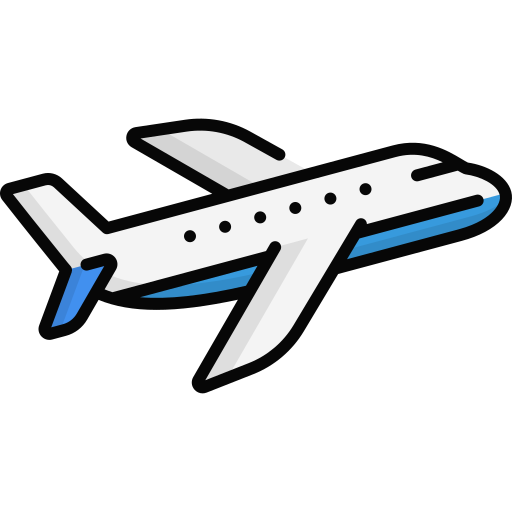
#> input picture flights/flights_icon.png, 512 x 512 px, found by its file name
$ python remove_flight.py   (older library calls are emulated)
#> lines starting #> are read from the running program, lines starting #| are printed output that depends on the picture
import tkinter as tk
from tkinter import PhotoImage, font, messagebox
from PIL import ImageTk, Image
import csv
from error_window import show_error_window

def remove_flight():
    def validate_entries(*args):
        takeoff = takeoff_country_entry.get()
        landing = landing_country_entry.get()
        if takeoff and landing:
            remove_button.config(state="normal")
        else:
            remove_button.config(state="disabled")

    flights = tk.Toplevel()
    flights.title("Remove Flight")

    # Set the icon photo for the Toplevel window
    image = Image.open("flights/flights_icon.png")
#> image is the input picture: PIL image 512x512 RGBA; mean R, G, B, A 152.8, 154.6, 155.9, 64.9
    icon = ImageTk.PhotoImage(image)
    flights.iconphoto(False, icon)

    flights.geometry('800x600')
    flights.configure(bg='white')

    # Load the top image
    top_image = Image.open('flights/flight.png')
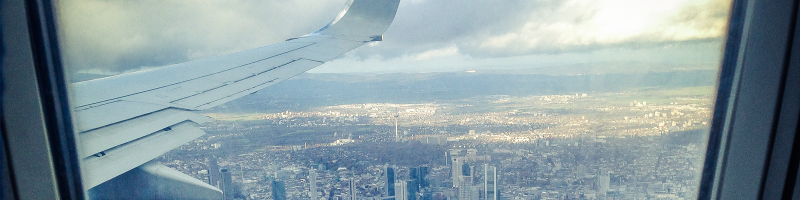
#> input picture flights/flight.png, 1600 x 400 px, found by its file name (shown at 1/2 size)
#> top_image is the input picture: PIL image 1600x400 RGBA; mean R, G, B, A 140.2, 158.4, 163.4, 255
    top_image = top_image.resize((1400, 300), Image.ANTIALIAS)
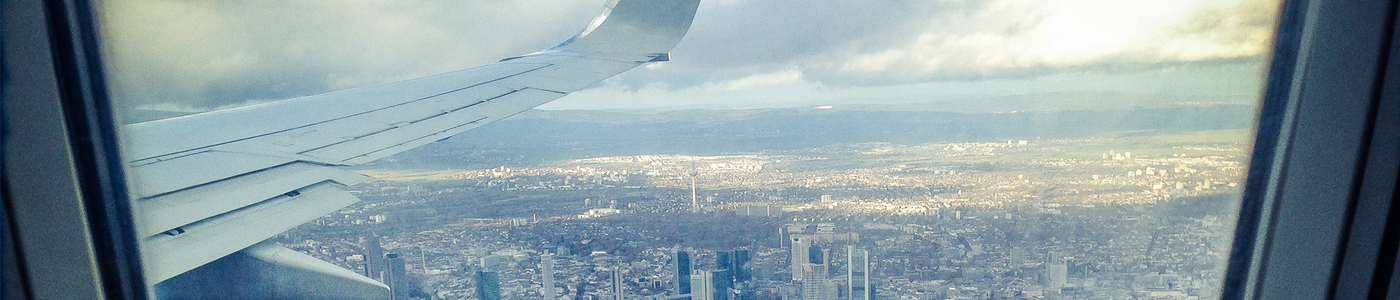
#> top_image: PIL image 1400x300 RGBA; mean R, G, B, A 140.2, 158.4, 163.4, 255; transparent parts drawn white
    top_image = ImageTk.PhotoImage(top_image)

    header_label = tk.Label(flights, image=top_image, bg='white')
    header_label.image = top_image
    header_label.grid(row=0, column=0, columnspan=2)

    # Custom font for welcome message
    custom_font = font.Font(family="Helvetica", size=18, weight="bold")

    welcome_label = tk.Label(flights, text="Remove a Flight", font=custom_font, bg="white", fg="#00B2EE")
    welcome_label.grid(row=1, column=0, columnspan=2, pady=20)

    # Create labels and entry widgets for flight information
    takeoff_country_label = tk.Label(flights, text="Takeoff Country", fg="#00B2EE", bg="white")
    takeoff_country_label.grid(row=2, column=0, padx=10, pady=5, sticky='w')

    takeoff_country_entry = tk.Entry(flights, bg='white')
    takeoff_country_entry.grid(row=2, column=1, padx=10, pady=5)
    takeoff_country_entry.insert(0, "")  # Initialize entry with an empty string
    takeoff_country_entry.bind("<KeyRelease>", validate_entries)  # Bind validation function to entry

    landing_country_label = tk.Label(flights, text="Landing Country", fg="#00B2EE", bg="white")
    landing_country_label.grid(row=3, column=0, padx=10, pady=5, sticky='w')

    landing_country_entry = tk.Entry(flights, bg='white')
    landing_country_entry.grid(row=3, column=1, padx=10, pady=5)
    landing_country_entry.insert(0, "")  # Initialize entry with an empty string
    landing_country_entry.bind("<KeyRelease>", validate_entries)  # Bind validation function to entry

    # Frame for buttons
    button_frame = tk.Frame(flights, bg="#00B2EE")
    button_frame.grid(row=4, column=0, columnspan=2, sticky='s')

    def remove_from_csv():
        takeoff = takeoff_country_entry.get()
        landing = landing_country_entry.get()

        # Read the existing data from the CSV file
        with open("flights/flights.csv", "r") as file:
            csv_reader = csv.reader(file)
            data = list(csv_reader)

        # Search for flights and remove the matching entries
        new_data = [entry for entry in data if entry[2] != takeoff or entry[3] != landing]

        if data == new_data:
            # Entry not found, show an error message
            # messagebox.showerror("Entry Not Found", "Flight not found. Please check the takeoff and landing countries.")
            show_error_window("Item not found exception","Please enter the correct take off or landing country")
        else:
            # Write the updated data back to the CSV file
            with open("flights/flights.csv", "w", newline="") as file:
                csv_writer = csv.writer(file)
                csv_writer.writerows(new_data)

            # Clear the entry widgets after removing
            takeoff_country_entry.delete(0, tk.END)
            landing_country_entry.delete(0, tk.END)
            remove_button.config(state="disabled")  # Disable "Remove" button

    remove_button = tk.Button(button_frame, text="Remove", command=remove_from_csv, activebackground="#009ACD", width=50, foreground="white", border=0, background="#00B2EE", state="disabled")
    remove_button.grid(row=0, column=0, padx=10)

    close_btn = tk.Button(button_frame, text="Close", command=flights.destroy, foreground="white", border=0, width=50, background="#00B2EE", activebackground="#009ACD")
    close_btn.grid(row=0, column=1)

    flights.columnconfigure(1, weight=1)
    flights.rowconfigure(4, weight=1)

# Call the remove_flight function to display the window
if __name__ == "__main__":
    remove_flight()
